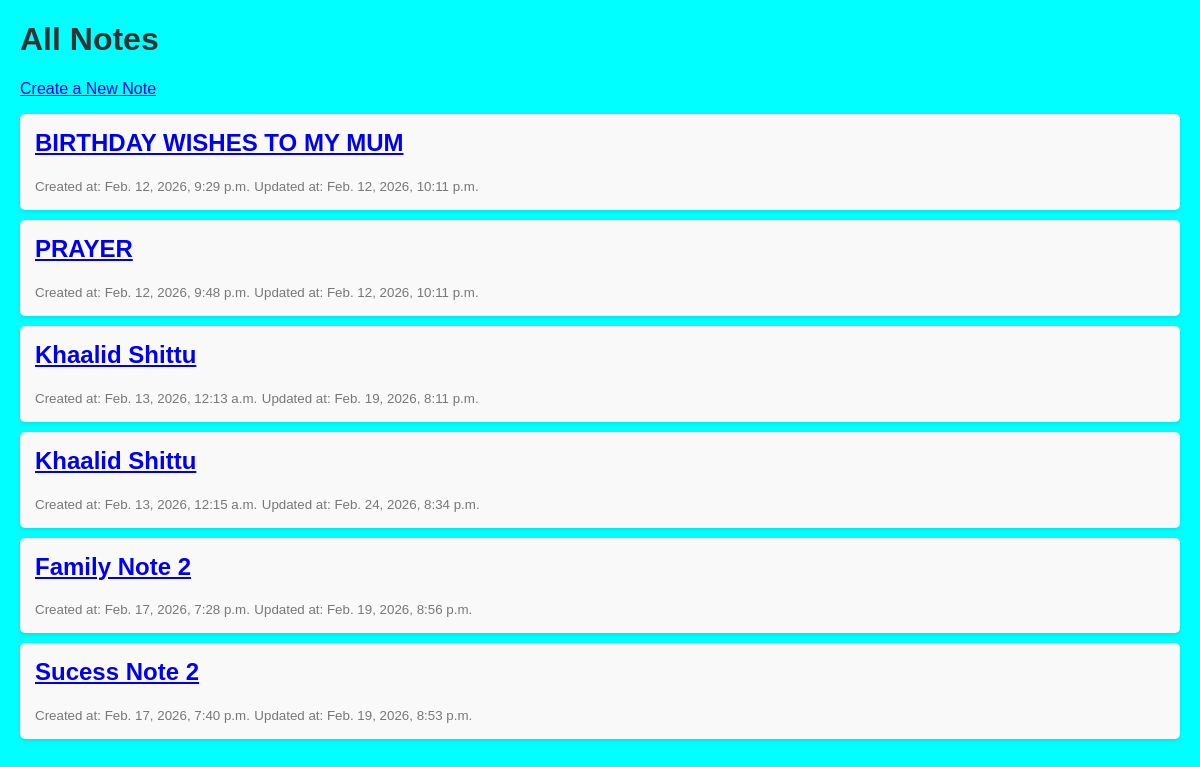
The app's page /note/ with its own data.
### note_app/models.py (models this page shows, shortened)
class Note(models.Model):
    title = models.CharField(max_length=200, null=False, blank=False)
    content = models.TextField()
    created_at = models.DateTimeField(auto_now_add=True)
    updated_at = models.DateTimeField(auto_now=True)

### note_app/views.py (the view)
# urls.py: path('', note_list, name='note_list'),
def note_list(request) :
    notes = Note.objects.all().order_by('created_at')
    return render(request, 'note_app/note_list.html', {'notes': notes})

### note_app/Templates/note_app/note_list.html (shortened to what this page needs)
<!DOCTYPE html>
<html lang="en">
<head>
</head>
<body>
    <h1>All Notes</h1>
    <p><a href="{% url 'create_note' %}">Create a New Note</a></p>
    <ul>
        {% for note in notes %}
            <li>
                <h2><a href="{% url 'note_detail' note.id %}">{{ note.title }}</a></h2>
                <small>Created at: {{ note.created_at }}</small>
                <small>Updated at: {{ note.updated_at }}</small>
            </li>
        {% empty %}
            <li>No notes available.</li>
        {% endfor %}
    </ul>
</body>
</html>

### note_app/Templates/note_app/note_list.html (style rules this page uses)
body { font-family: Arial, sans-serif; margin: 20px; background-color: aqua; }
h1 { color: #333; }
ul { list-style-type: none; padding: 0; }
li { background-color: #f9f9f9; margin-bottom: 10px; padding: 15px; border-radius: 5px; box-shadow: 0 2px 4px rgba(0,0,0,0.1); }
h2 { margin-top: 0; }
small { color: #777; }

### records on screen
Note: title "BIRTHDAY WISHES TO MY MUM", created_at "Feb. 12, 2026, 9:29 p.m.", updated_at "Feb. 12, 2026, 10:11 p.m."
Note: title "PRAYER", created_at "Feb. 12, 2026, 9:48 p.m.", updated_at "Feb. 12, 2026, 10:11 p.m."
Note: title "Khaalid Shittu", created_at "Feb. 13, 2026, 12:13 a.m.", updated_at "Feb. 19, 2026, 8:11 p.m."
Note: title "Khaalid Shittu", created_at "Feb. 13, 2026, 12:15 a.m.", updated_at "Feb. 24, 2026, 8:34 p.m."
Note: title "Family Note 2", created_at "Feb. 17, 2026, 7:28 p.m.", updated_at "Feb. 19, 2026, 8:56 p.m."
Note: title "Sucess Note 2", created_at "Feb. 17, 2026, 7:40 p.m.", updated_at "Feb. 19, 2026, 8:53 p.m."
